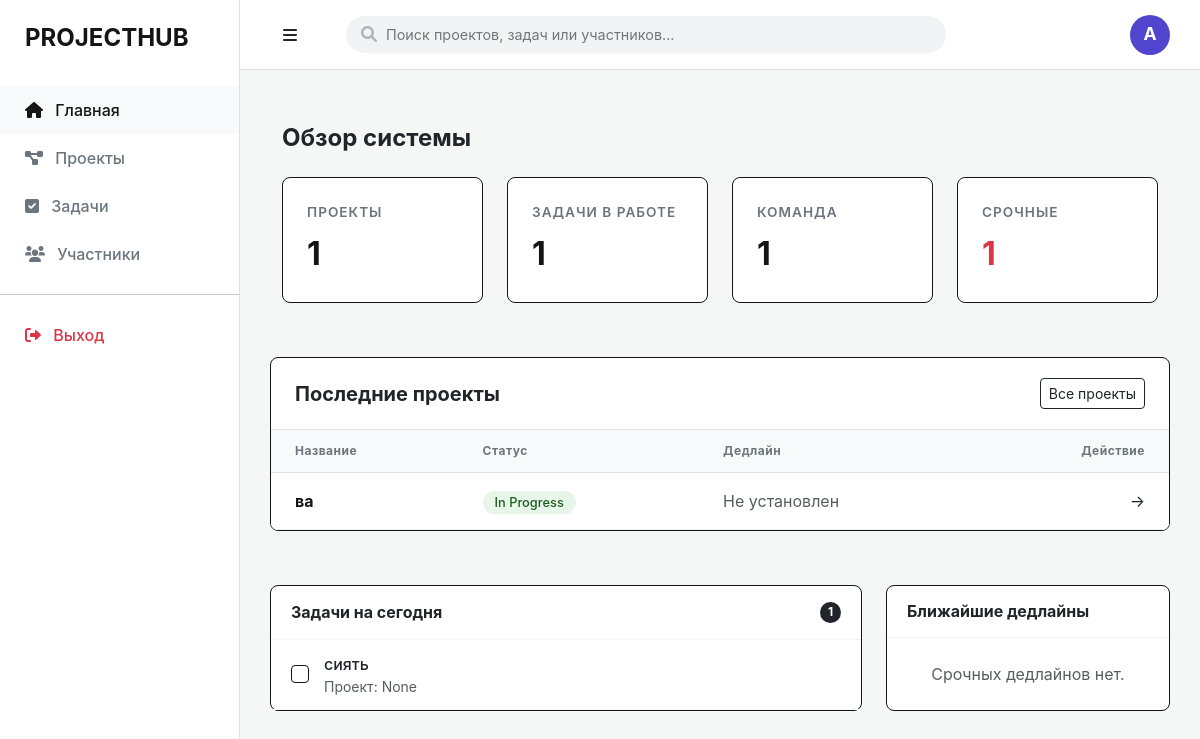
The page / on the database its author committed.
### app/models/project.py (models this page shows)
class Project(Base):
    __tablename__ = "projects"
    id = Column(Integer, primary_key=True, index=True)
    title = Column(String, nullable=False)
    description = Column(Text)
    status = Column(String, default="In Progress")
    deadline = Column(DateTime, nullable=True) # Новое поле для даты
    created_at = Column(DateTime, default=datetime.utcnow)
    owner_id = Column(Integer, ForeignKey("users.id"))
    owner = relationship("User", back_populates="projects")

### app/models/task.py (models this page shows)
class Task(Base):
    __tablename__ = "tasks"
    id = Column(Integer, primary_key=True, index=True)
    title = Column(String)
    status = Column(String, default="To Do")
    owner_id = Column(Integer, ForeignKey("users.id"))
    owner = relationship("User", back_populates="tasks")
    deadline = Column(Date, nullable=True)
    project_id = Column(Integer, ForeignKey("projects.id"))

### app/main.py (the view)
@app.get("/")
def read_root(request: Request, db: Session = Depends(get_db)):
    total_projects = db.query(Project).count()
    active_tasks_count = db.query(Task).filter(Task.status != "Done").count()
    total_users = db.query(User).count()
    today = date.today()
    recent_projects = db.query(Project).order_by(Project.id.desc()).limit(5).all()
    tasks_today = db.query(Task).filter(Task.status != "Done").limit(5).all()
    upcoming_deadlines = db.query(Project).filter(
        Project.deadline >= today
    ).order_by(Project.deadline.asc()).limit(3).all()
    return templates.TemplateResponse("index.html", {
        "request": request,
        "stats": {
            "projects": total_projects,
            "tasks": active_tasks_count,
            "users": total_users,
            "urgent": active_tasks_count
        },
        "recent_projects": recent_projects,
        "tasks_today": tasks_today,
        "upcoming_deadlines": upcoming_deadlines
    })

### templates/index.html (shortened to what this page needs)
{% extends "base.html" %}
{% block content %}
<div class="container-fluid py-4">
    <div class="mb-4">
        <h2 class="h4 fw-bold">Обзор системы</h2>
    </div>
    <div class="row g-4">
        <div class="col-md-3">
            <div class="stat-card">
                <span class="stat-label text-uppercase">Проекты</span>
                <span class="stat-value">{{ stats.projects }}</span>
            </div>
        </div>
        <div class="col-md-3">
            <div class="stat-card">
                <span class="stat-label text-uppercase">Задачи в работе</span>
                <span class="stat-value">{{ stats.tasks }}</span>
            </div>
        </div>
        <div class="col-md-3">
            <div class="stat-card">
                <span class="stat-label text-uppercase">Команда</span>
                <span class="stat-value">{{ stats.users }}</span>
            </div>
        </div>
        <div class="col-md-3">
            <div class="stat-card">
                <span class="stat-label text-uppercase">Срочные</span>
                <span class="stat-value text-danger">{{ stats.urgent }}</span>
            </div>
        </div>
    </div>
</div>
<div class="recent-section">
    <div class="section-header">
        <h3 class="h5 mb-0 fw-bold">Последние проекты</h3>
        <a href="/projects" class="btn btn-sm btn-outline-dark">Все проекты</a>
    </div>
    <div class="table-responsive">
        <table class="table mb-0">
            <thead>
                <tr>
                    <th>Название</th>
                    <th>Статус</th>
                    <th>Дедлайн</th>
                    <th class="text-end">Действие</th>
                </tr>
            </thead>
            <tbody>
                {% for project in recent_projects %}
                <tr>
                    <td class="fw-bold">{{ project.title }}</td>
                    <td>
                        <span class="status-pill {% if project.status == 'Active' %}status-active{% else %}status-new{% endif %}">
                            {{ project.status or 'Новый' }}
                        </span>
                    </td>
                    <td class="text-muted">
                        {{ project.deadline.strftime('%d.%m.%Y') if project.deadline else 'Не установлен' }}
                    </td>
                    <td class="text-end">
                        <a href="/projects" class="text-decoration-none text-dark">→</a>
                    </td>
                </tr>
                {% else %}
                <tr>
                    <td colspan="4" class="text-center py-5 text-muted">
                        У вас пока нет созданных проектов.
                    </td>
                </tr>
                {% endfor %}
            </tbody>
        </table>
    </div>
</div>
<div class="row dashboard-lower-grid g-4">
    <div class="col-lg-8">
        <div class="info-block">
            <div class="info-header d-flex justify-content-between align-items-center">
                <h3 class="h6 mb-0 fw-bold">Задачи на сегодня</h3>
                <span class="badge rounded-pill bg-dark">{{ tasks_today|length }}</span>
            </div>
            <div class="info-body">
                {% for task in tasks_today %}
                <div class="task-item">
                    <div class="task-checkbox"></div>
                    <div class="d-flex flex-column">
                        <span class="fw-medium">{{ task.title }}</span>
                        <small class="text-muted">Проект: {{ task.project_id }}</small>
                    </div>
                </div>
                {% else %}
                <div class="p-4 text-center text-muted">На сегодня задач нет. Отдохните!</div>
                {% endfor %}
            </div>
        </div>
    </div>
    <div class="col-lg-4">
        <div class="info-block">
            <div class="info-header">
                <h3 class="h6 mb-0 fw-bold">Ближайшие дедлайны</h3>
            </div>
            <div class="info-body">
                {% for proj in upcoming_deadlines %}
                <div class="deadline-item {% if loop.first %}deadline-urgent{% endif %}">
                    <div class="fw-bold d-block">{{ proj.title }}</div>
                    <small class="text-danger fw-bold">
                        {{ proj.deadline.strftime('%d %b') if proj.deadline else '—' }}
                    </small>
                </div>
                {% else %}
                <div class="p-4 text-center text-muted">Срочных дедлайнов нет.</div>
                {% endfor %}
            </div>
        </div>
    </div>
</div>
{% endblock %}

### templates/base.html (style rules this page uses)
:root { --sidebar-width: 240px; --topbar-height: 70px; --neutral-dark: #151516; --neutral-gray: #6c757d; }
body { background-color: #f4f7f6; font-family: 'Inter', sans-serif; margin: 0; overflow-x: hidden; }

### templates/index.html (style rules this page uses)
.stat-card { background-color: #ffffff; border: 1px solid #151516; border-radius: 8px; padding: 24px; transition: transform 0.2s, box-shadow 0.2s; height: 100%; }
.stat-label { font-size: 0.85rem; text-uppercase: uppercase; letter-spacing: 1px; color: #6c757d; font-weight: 600; margin-bottom: 8px; display: block; }
.stat-value { font-size: 2rem; font-weight: 700; color: #151516; display: block; }
.recent-section { background-color: #ffffff; border: 1px solid #151516; border-radius: 8px; margin-top: 30px; padding: 0; overflow: hidden; }
.section-header { padding: 20px 24px; border-bottom: 1px solid #dee2e6; display: flex; justify-content: space-between; align-items: center; }
.table thead th { background-color: #f8f9fa; text-uppercase: uppercase; font-size: 0.75rem; letter-spacing: 0.5px; color: #6c757d; border-top: none; padding: 12px 24px; }
.table tbody td { padding: 16px 24px; vertical-align: middle; color: #151516; border-bottom: 1px solid #f1f3f4; }
.status-pill { padding: 4px 12px; border-radius: 20px; font-size: 0.8rem; font-weight: 500; }
.status-new { background-color: #e8f5e9; color: #1b5e20; }
.dashboard-lower-grid { margin-top: 30px; }
.info-block { background-color: #ffffff; border: 1px solid #151516; border-radius: 8px; height: 100%; display: flex; flex-direction: column; }
.info-header { padding: 16px 20px; border-bottom: 1px solid #f1f3f4; }
.info-body { padding: 0; }
.task-item { display: flex; align-items: center; padding: 12px 20px; border-bottom: 1px solid #f8f9fa; transition: background 0.2s; }
.task-checkbox { width: 18px; height: 18px; border: 1px solid #151516; border-radius: 4px; margin-right: 15px; cursor: pointer; }

### rows shown on the page
Project: title "ва", status "In Progress", deadline "Не установлен"
Task: title "сиять", project_id "None"

### other values the page prints
{{ stats.projects }} "1"
{{ stats.tasks }} "1"
{{ stats.users }} "1"
{{ stats.urgent }} "1"
{{ tasks_today|length }} "1"
